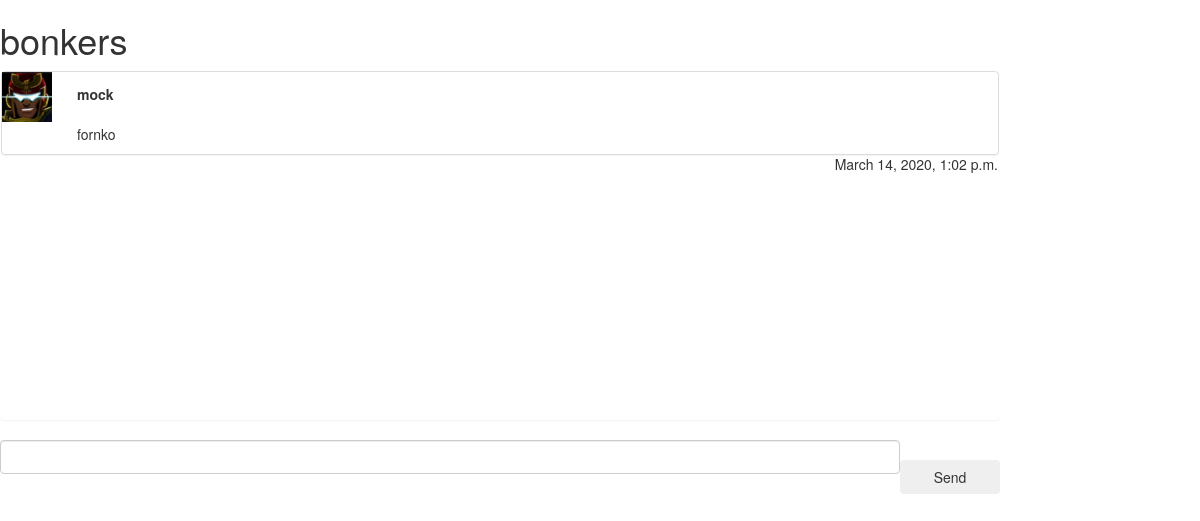
The page /OB/chat/bonkers/ on the database as committed earlier.
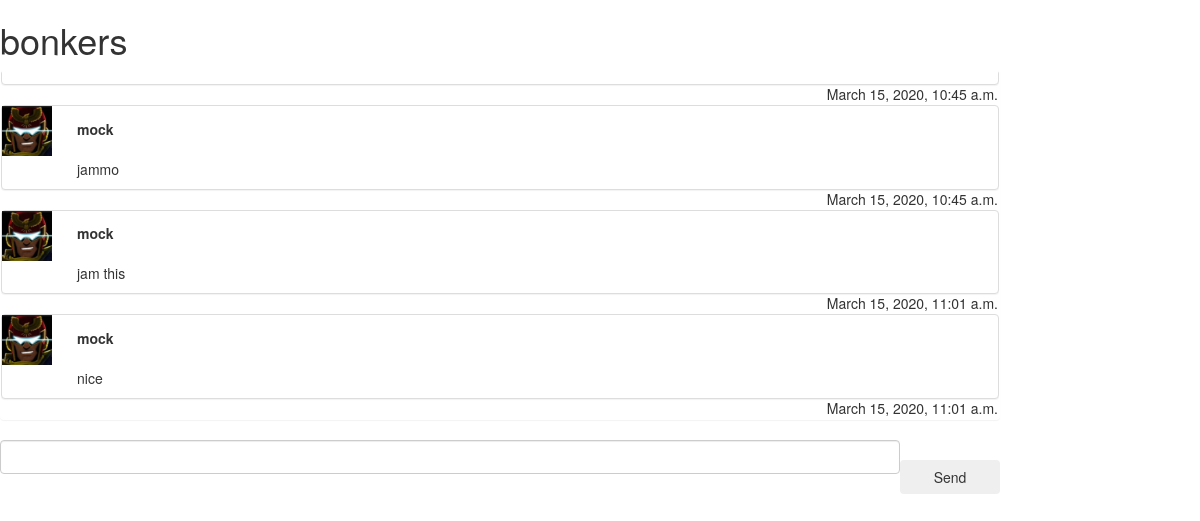
The same page on the database as committed later.
### OB/models.py (models this page shows, shortened)
class Message(models.Model):
    message = models.TextField(max_length=MESSAGE_MAX_LENGTH)
    sender = models.ForeignKey(OBUser, on_delete=models.CASCADE, default=0)
    room = models.ForeignKey(Room, on_delete=models.CASCADE, default=0)
    timestamp = models.DateTimeField(auto_now_add=True)
    is_edited = models.BooleanField(default=False)
    is_deleted = models.BooleanField(default=False)

class OBUser(models.Model):
    user = models.OneToOneField(User, on_delete=models.CASCADE, default=0)
    display_name = models.CharField(max_length=DISPLAY_NAME_MAX_LENGTH, null=True)
    birthday = models.DateField(null=True)
    is_expelled = models.BooleanField(default=False)
    is_ob = models.BooleanField(default=False)

### OB/views.py (the view, shortened to what this page needs)
# urls.py: url(r"^chat/(?P<room_name>[-\w]+)/$", views.room, name="OB-room"),
def room(request, room_name):
    if request.method == "GET":
        context = {"room_name": room_name}
        try:
            room_entry = Room.objects.get(name=room_name)
            messages = Message.objects.filter(room=room_entry)
            template = "OB/room.html"
            context["room_name_json"] = mark_safe(json.dumps(room_name))
            context["messages"] = messages if messages.exists() else None
        except (MultipleObjectsReturned, ObjectDoesNotExist) as exception:
            print(exception)
            template = "OB/not_room.html"
        return render(request, template, context)

### OB/templates/OB/room.html (shortened to what this page needs)
<!DOCTYPE html>
<html>
<head>
    {% load static %}
    <link rel="stylesheet" href="https://maxcdn.bootstrapcdn.com/bootstrap/3.4.1/css/bootstrap.min.css">
</head>
<body>
    <h1>{{ room_name }}</h1>
    <div class="panel log-panel" id="log">
        {% if messages %}
            {% for message in messages %}
                <div class="panel panel-default" id="message-outer-div">
                    <div class=user-icon-div>
                        <img class="user-icon" src="{% static "favicon.ico" %}" id="user-icon" alt="user"></img>
                    </div>
                    <div style="display: table-cell;" id="message-inner-div">
                        <p class="display-name" id="display-name"><strong>
                            {% if message.sender.display_name %}
                                {{ message.sender.display_name }}
                            {% else %}
                                {{ message.sender.user.username }}
                            {% endif %}
                        </strong></p>
                        <p id="message-text">{{ message.message }}</p>
                    </div>
                    <p class="timestamp" id="timestamp">
                        {{ message.timestamp}}
                    </p>
                </div>
            {% endfor %}
        {% else %}
            No messages yet. First one gets a prize!
        {% endif%}
    </div>
    <input class="form-control message-input" id="input" type="text" size="100"/><br/>
    <input class="btn send-button" id="submit" type="button" value="Send"/>
</body>
</html>

Rows that differ between the two databases and show on the page:
no longer on this page (row unchanged): Message: sender.display_name "mock", message "fornko", timestamp "March 14, 2020, 1:02 p.m."
added Message: timestamp "March 15, 2020, 10:45 a.m."
added Message: sender.display_name "mock", message "jammo", timestamp "March 15, 2020, 10:45 a.m."
added Message: sender.display_name "mock", message "jam this", timestamp "March 15, 2020, 11:01 a.m."
added Message: sender.display_name "mock", message "nice", timestamp "March 15, 2020, 11:01 a.m."
